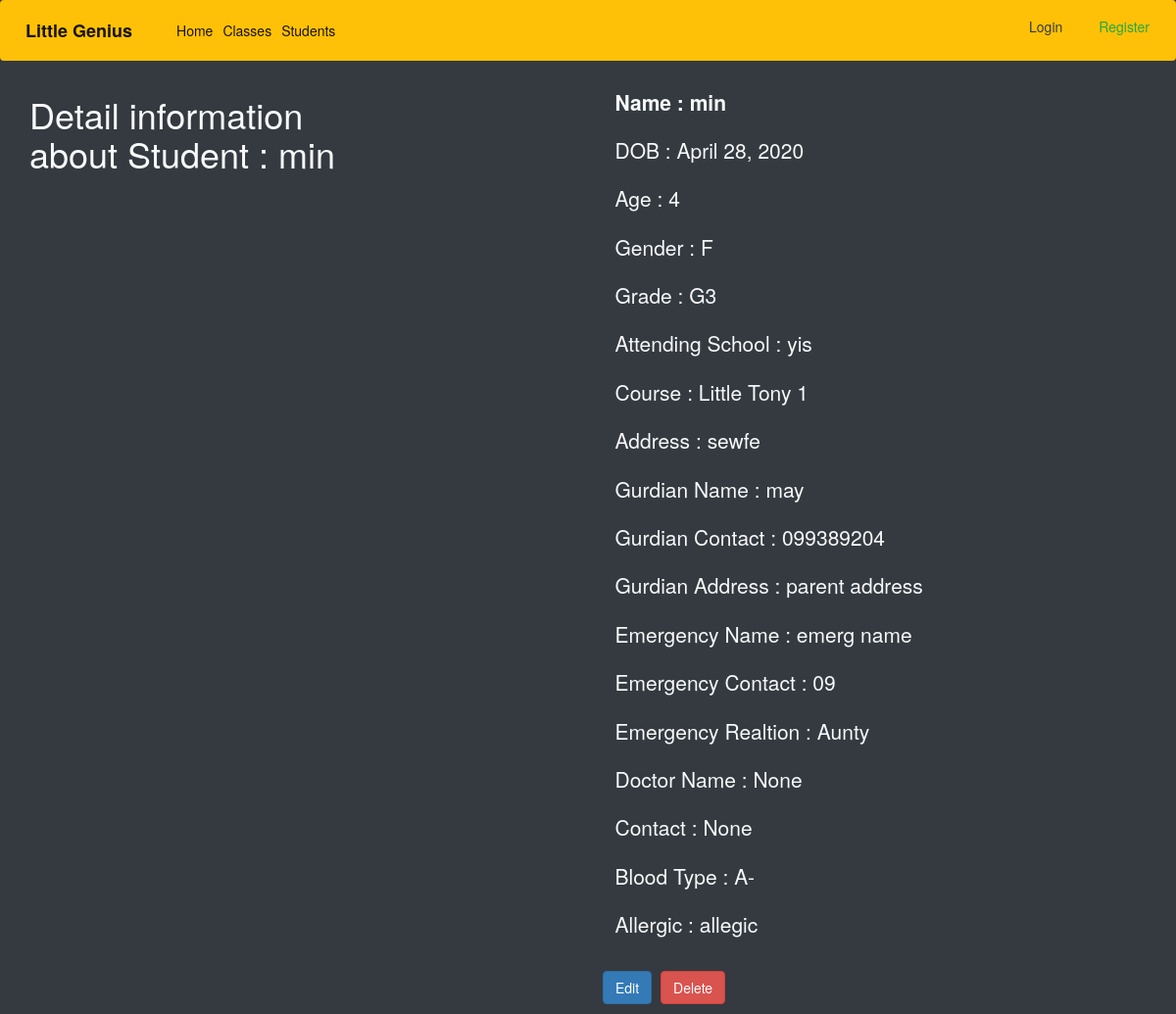
Before: /stds/1 with the older database file.
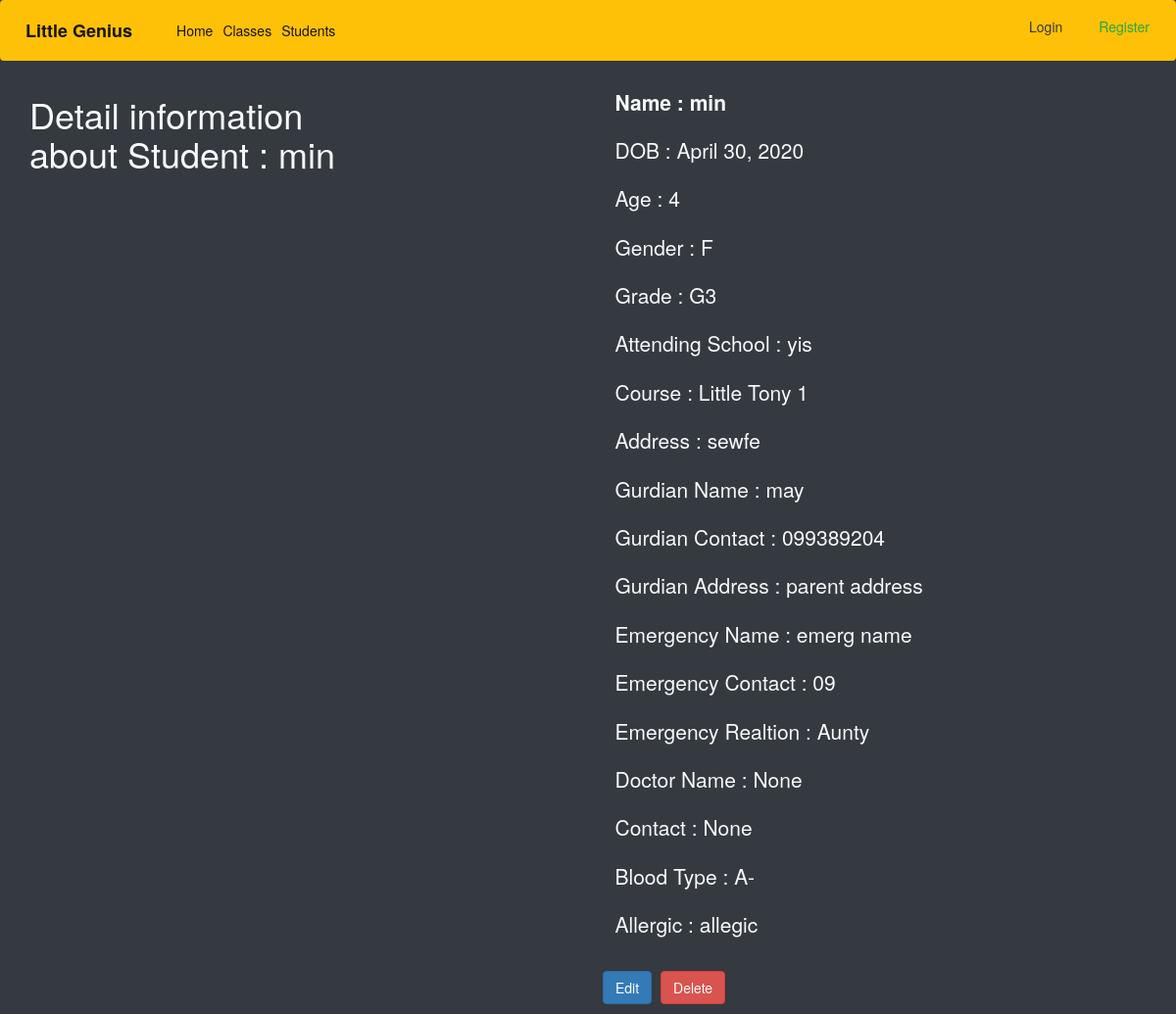
After: the same page with the newer database file.
### genius/models.py (models this page shows, shortened)
class Students(models.Model):
    created_by = models.ForeignKey(
        User, on_delete=models.SET_NULL, default=1, null=True)
    name = models.CharField(max_length=200, null=True)
    image = models.ImageField(upload_to='images/', null=True, blank=True)
    dob = models.DateField(null=True, verbose_name='Date of Birth')
    age = models.IntegerField()
    grade_choice = (
        ('G1', 'Grade-1'),
        ('G2', 'Grade-2'),
        ('G3', 'Grade-3'),
        ('G4', 'Grade-4'),
        ('G5', 'Grade-5'),
        ('G6', 'Grade-6'),
        ('G7', 'Grade-7'),
        ('G8', 'Grade-8'),
        ('G9', 'Grade-9'),
        ('G10', 'Grade-10'),
        ('G11', 'Grade-11'),
        ('G12', 'Grade-12'),
    )
    gender_choice=(
        ('M', 'Male'),
        ('F', 'Female'),
        ('N', 'None'),
    )
    blood_choice=(
        ('O', 'O'),
        ('A-', 'A-'),
        ('B+', 'B+'),
        ('B-', 'B-'),
        ('A+', 'A+'),
        ('AB', 'AB'),
    )
    relation_choice=(
        ('Uncle', 'Uncle'),
        ('Aunty', 'Aunty'),
        ('Father', 'Father'),
        ('Mother', 'Mother'),
        ('Grandpa', 'Grandpa'),
        ('Grandma', 'Grandma'),
        ('Sister', 'Sister'),
        ('Brother', 'Brother'),
    )
    gender=models.CharField(choices=gender_choice, max_length=10, null=True)
    grade = models.CharField(choices=grade_choice, max_length=10, null=True)
    attending_school = models.CharField(max_length=100, null=True)
    course = models.ForeignKey(
        Create_Class, on_delete=models.SET_NULL, default=1, null=True)
    address = models.TextField(null=True)
    parent_name = models.CharField(max_length=200, null=True)
    parent_contact = models.CharField(max_length=20, null=True)
    parent_address = models.TextField(null=True)
    emerg_name = models.CharField(max_length=200, null=True, verbose_name='Emergency Name')
    emerg_contact = models.CharField(max_length=20, null=True, verbose_name='Emergency Contact')
    emerg_relation = models.CharField(choices=relation_choice ,max_length=20, null=True, verbose_name='Emergency Relationship')
    doc_name = models.CharField(max_length=200, null=False, default='None', verbose_name='Doctor Name')
    doc_contact = models.CharField(max_length=20, null=False, default='None', verbose_name='Doctor Contact')
    blood_type = models.CharField(choices=blood_choice,max_length=10, null=True)
    allergic = models.TextField(null=True)
    objects = StudentPostManager()
    def get_absolute_url(self):
        return f"/stds/{self.pk}"
    def get_edit_student(self):
        return f"{self.get_absolute_url()}/edit"
    def get_delete_student(self):
        return f"{self.get_absolute_url()}/delete"

class Create_Class(models.Model):
    created_by = models.ForeignKey(
        User, on_delete=models.SET_NULL, null=True, default=1)
    class_name = models.CharField(max_length=150, null=True)
    from_choice = (
        ('Mon', 'Monday'),
        ('Tue', 'Tuesday'),
        ('Wed', 'Wednesday'),
        ('Thu', 'Thursday'),
        ('Fri', 'Friday'),
        ('Sat', 'Saturday'),
        ('Sun', 'Sunday'),
    )
    from_days = models.CharField(max_length=10, choices=from_choice)
    to_days = models.CharField(max_length=10, choices=from_choice)
    from_time = models.TimeField()
    to_time = models.TimeField()
    created_on = models.DateTimeField(auto_now=True)

### genius/views.py (the view)
# urls.py: path('stds/<int:id>',Student_Detail , name='std-detail'),
def Student_Detail(request, id):
    objs = get_object_or_404(Students, id=id)
    templatename = 'genius/students_detail.html'
    context = {'obj': objs, 'form': None}
    return render(request, templatename, context)

### genius/templates/genius/students_detail.html (shortened to what this page needs)
{% extends 'base.html' %}
{% block content %}
<div class="row ">
    <div class="col">
        <h1 class="ml-4">Detail information <br> about Student : {{obj.name}}</h1>
    </div>
    <div class="col-6">
        <div class="">
            <div class="card-dark text-light ">
                    <div class="card-body">
                        <p class="lead font-weight-bold"> Name : {{obj.name}}</p>
                        <p class="lead">DOB : {{obj.dob}}</p>
                        <p class="lead">Age : {{obj.age}}</p>
                        <p class="lead">Gender : {{obj.gender}}</p>
                        <p class="lead">Grade : {{obj.grade}}</p>
                        <p class="lead">Attending School : {{obj.attending_school}}</p>
                        <p class="lead">Course : {{obj.course.class_name}}</p>
                        <p class="lead">Address : {{obj.address}}</p>
                        <p class="lead">Gurdian Name : {{obj.parent_name}}</p>
                        <p class="lead">Gurdian Contact : {{obj.parent_contact}}</p>
                        <p class="lead">Gurdian Address : {{obj.parent_address}}</p>
                        <p class="lead">Emergency Name : {{obj.emerg_name}}</p>
                        <p class="lead">Emergency Contact : {{obj.emerg_contact}}</p>
                        <p class="lead">Emergency Realtion : {{obj.emerg_relation}}</p>
                        <p class="lead">Doctor Name : {{obj.doc_name}}</p>
                        <p class="lead">Contact : {{obj.doc_contact}}</p>
                        <p class="lead">Blood Type : {{obj.blood_type}}</p>
                        <p class="lead">Allergic : {{obj.allergic}}</p>
                    </div>
                    <div class="card-foot mb-3">
                        <a class="btn btn-primary" href="{{ obj.get_edit_student }}">Edit</a>
                        <a class="btn btn-danger ml-2" href="{{ obj.get_delete_student }}">Delete</a>
                    </div>
                </div>
            </div>
        </div>
    </div>
</div>
{% endblock content %}

Changed rows visible on the page:
changed Students "min": dob "April 28, 2020" → "April 30, 2020"
